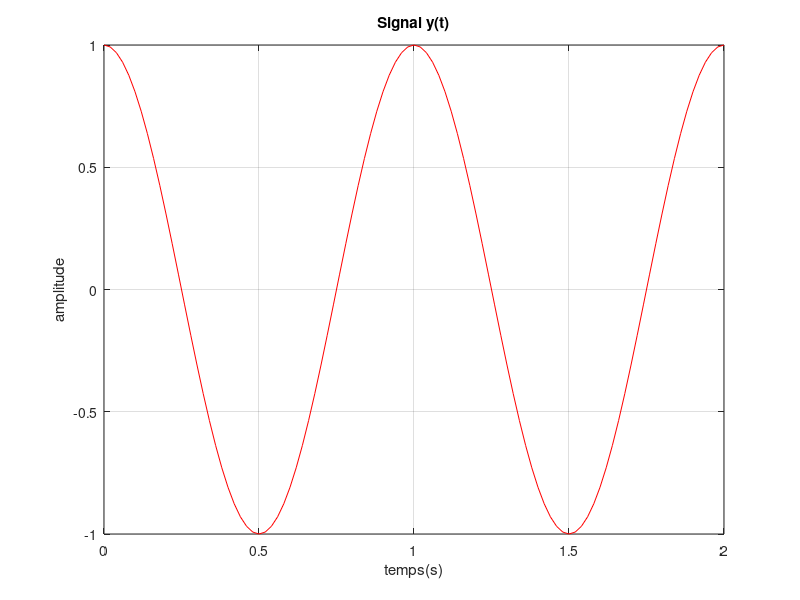

The MATLAB source for this figure:
% Signal y(t)
clc 
clear all 

f0 = 1;
t =  0:0.02:2;

% plot y(t)
y = cos(2*pi*f0*t);
plot(t,y,'r')
title('Signal y(t)')
grid on
xlabel('temps(s)')
ylabel('amplitude')

